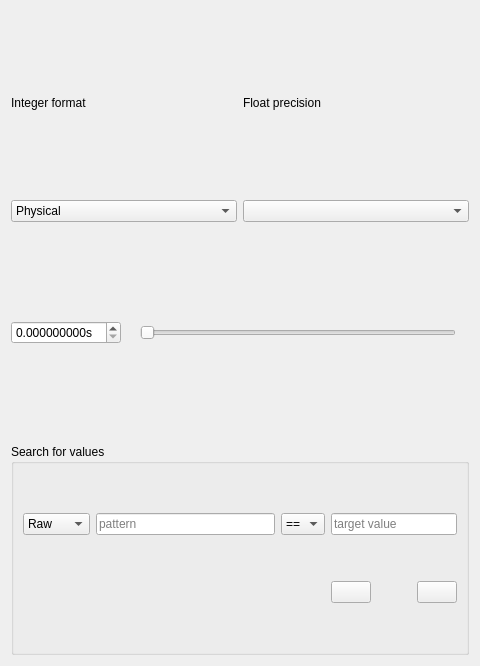
<?xml version="1.0" encoding="UTF-8"?>
<ui version="4.0">
 <class>NumericDisplay</class>
 <widget class="QWidget" name="NumericDisplay">
  <property name="geometry">
   <rect>
    <x>0</x>
    <y>0</y>
    <width>480</width>
    <height>666</height>
   </rect>
  </property>
  <property name="windowTitle">
   <string>Form</string>
  </property>
  <layout class="QVBoxLayout" name="verticalLayout" stretch="0,0,0">
   <item>
    <layout class="QGridLayout" name="gridLayout_2" columnstretch="0,0">
     <item row="0" column="0">
      <widget class="QLabel" name="label_5">
       <property name="text">
        <string>Integer format</string>
       </property>
      </widget>
     </item>
     <item row="0" column="1">
      <widget class="QLabel" name="label_6">
       <property name="text">
        <string>Float precision</string>
       </property>
      </widget>
     </item>
     <item row="1" column="0">
      <widget class="QComboBox" name="format_selection">
       <item>
        <property name="text">
         <string>Physical</string>
        </property>
       </item>
       <item>
        <property name="text">
         <string>Hex</string>
        </property>
       </item>
       <item>
        <property name="text">
         <string>Binary</string>
        </property>
       </item>
      </widget>
     </item>
     <item row="1" column="1">
      <widget class="QComboBox" name="float_precision"/>
     </item>
    </layout>
   </item>
   <item>
    <layout class="QHBoxLayout" name="horizontalLayout" stretch="0,0,1,0">
     <item>
      <widget class="QDoubleSpinBox" name="timestamp">
       <property name="suffix">
        <string>s</string>
       </property>
       <property name="decimals">
        <number>9</number>
       </property>
       <property name="singleStep">
        <double>0.001000000000000</double>
       </property>
      </widget>
     </item>
     <item>
      <widget class="QLabel" name="min_t">
       <property name="text">
        <string/>
       </property>
      </widget>
     </item>
     <item>
      <widget class="QSlider" name="timestamp_slider">
       <property name="maximum">
        <number>99999</number>
       </property>
       <property name="orientation">
        <enum>Qt::Horizontal</enum>
       </property>
       <property name="invertedAppearance">
        <bool>false</bool>
       </property>
       <property name="invertedControls">
        <bool>false</bool>
       </property>
       <property name="tickPosition">
        <enum>QSlider::NoTicks</enum>
       </property>
       <property name="tickInterval">
        <number>1</number>
       </property>
      </widget>
     </item>
     <item>
      <widget class="QLabel" name="max_t">
       <property name="text">
        <string/>
       </property>
      </widget>
     </item>
    </layout>
   </item>
   <item>
    <widget class="QGroupBox" name="groupBox">
     <property name="title">
      <string>Search for values</string>
     </property>
     <layout class="QGridLayout" name="gridLayout" columnstretch="0,1,0,0">
      <item row="0" column="1">
       <widget class="QLineEdit" name="pattern_match">
        <property name="placeholderText">
         <string>pattern</string>
        </property>
       </widget>
      </item>
      <item row="0" column="2">
       <widget class="QComboBox" name="op">
        <item>
         <property name="text">
          <string>==</string>
         </property>
        </item>
        <item>
         <property name="text">
          <string>!=</string>
         </property>
        </item>
        <item>
         <property name="text">
          <string>&lt;</string>
         </property>
        </item>
        <item>
         <property name="text">
          <string>&lt;=</string>
         </property>
        </item>
        <item>
         <property name="text">
          <string>&gt;</string>
         </property>
        </item>
        <item>
         <property name="text">
          <string>&gt;=</string>
         </property>
        </item>
       </widget>
      </item>
      <item row="0" column="3">
       <widget class="QLineEdit" name="target">
        <property name="placeholderText">
         <string>target value</string>
        </property>
       </widget>
      </item>
      <item row="1" column="3">
       <layout class="QHBoxLayout" name="horizontalLayout_3">
        <item>
         <widget class="QPushButton" name="backward">
          <property name="text">
           <string/>
          </property>
          <property name="icon">
           <iconset resource="resource.qrc">
            <normaloff>:/right.png</normaloff>:/right.png</iconset>
          </property>
         </widget>
        </item>
        <item>
         <spacer name="horizontalSpacer_4">
          <property name="orientation">
           <enum>Qt::Horizontal</enum>
          </property>
          <property name="sizeHint" stdset="0">
           <size>
            <width>40</width>
            <height>20</height>
           </size>
          </property>
         </spacer>
        </item>
        <item>
         <widget class="QPushButton" name="forward">
          <property name="text">
           <string/>
          </property>
          <property name="icon">
           <iconset resource="resource.qrc">
            <normaloff>:/left.png</normaloff>:/left.png</iconset>
          </property>
         </widget>
        </item>
       </layout>
      </item>
      <item row="0" column="0">
       <widget class="QComboBox" name="match_mode">
        <item>
         <property name="text">
          <string>Raw</string>
         </property>
        </item>
        <item>
         <property name="text">
          <string>Scaled</string>
         </property>
        </item>
       </widget>
      </item>
      <item row="1" column="0" colspan="2">
       <widget class="QLabel" name="match">
        <property name="text">
         <string/>
        </property>
       </widget>
      </item>
     </layout>
    </widget>
   </item>
  </layout>
 </widget>
 <tabstops>
  <tabstop>timestamp</tabstop>
  <tabstop>pattern_match</tabstop>
  <tabstop>op</tabstop>
  <tabstop>target</tabstop>
  <tabstop>backward</tabstop>
  <tabstop>forward</tabstop>
 </tabstops>
 <resources>
  <include location="resource.qrc"/>
 </resources>
 <connections/>
</ui>
